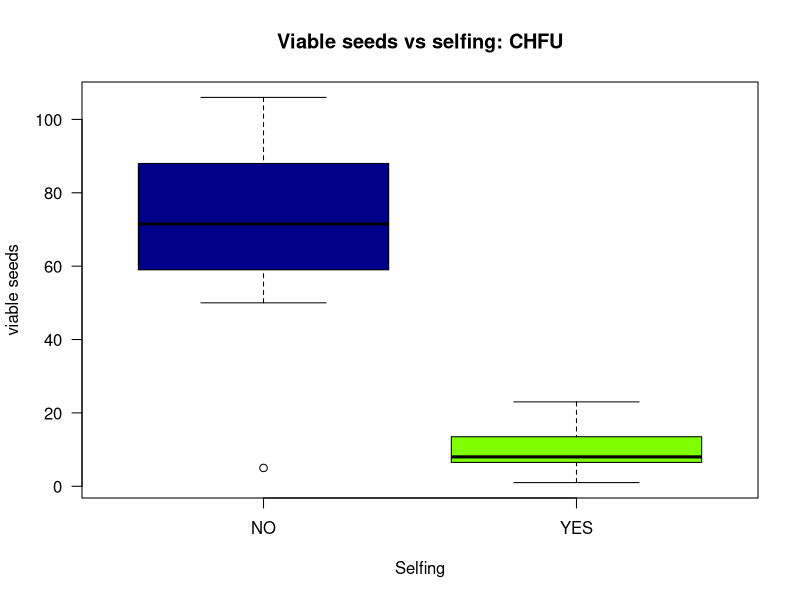
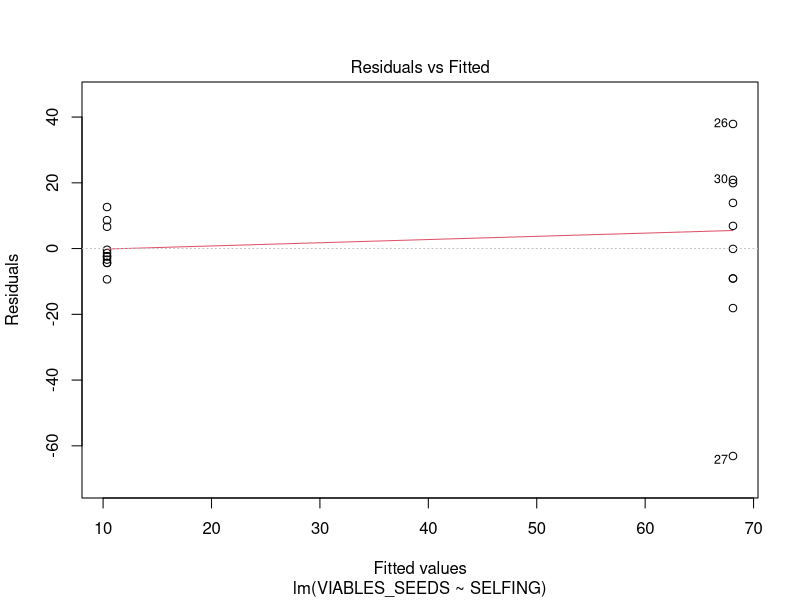
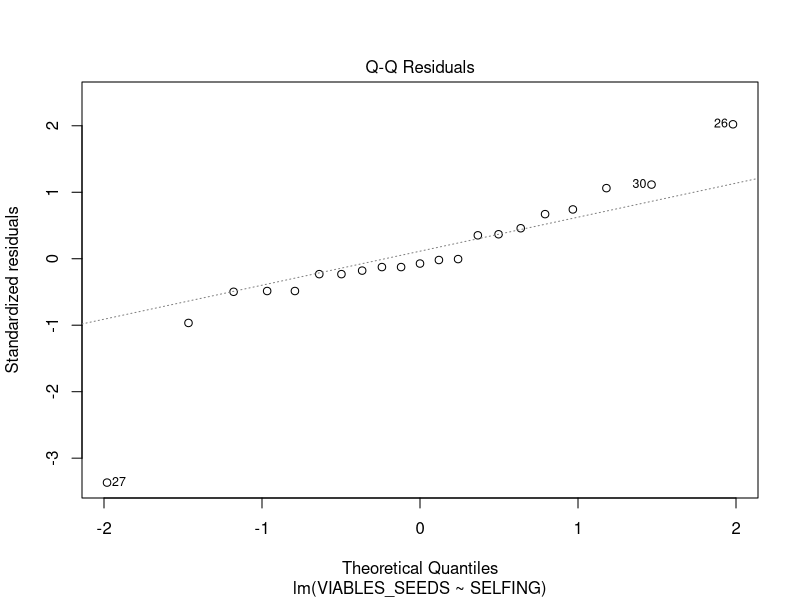
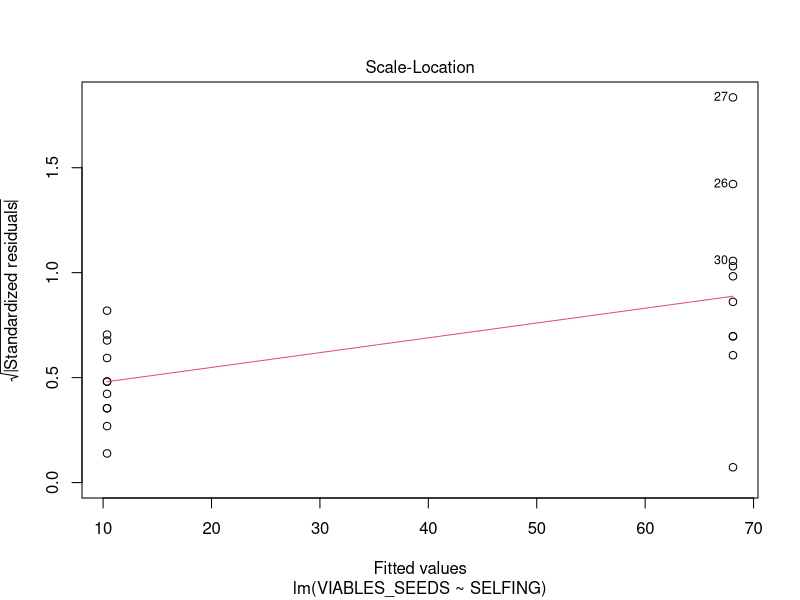
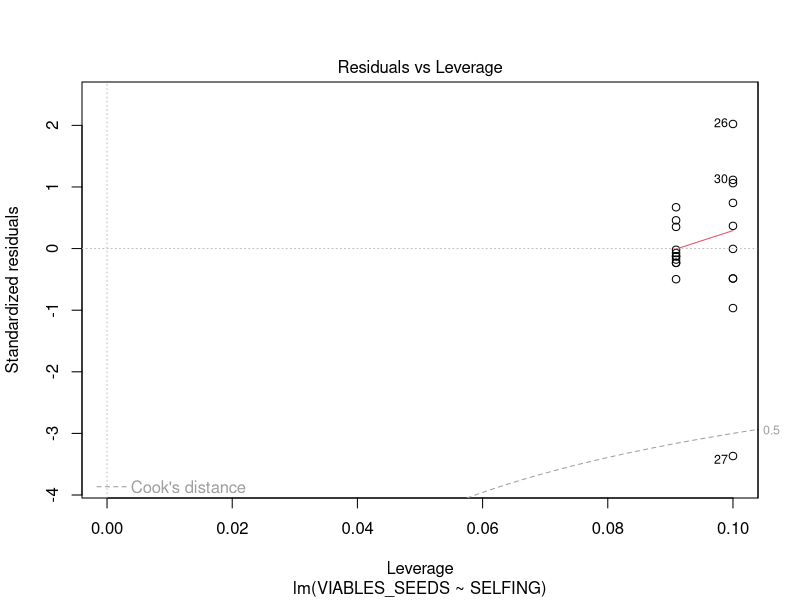
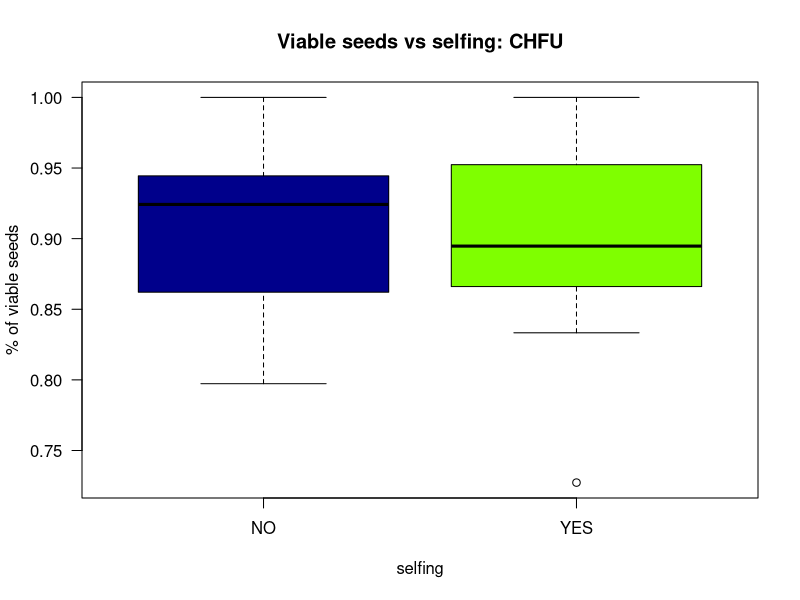
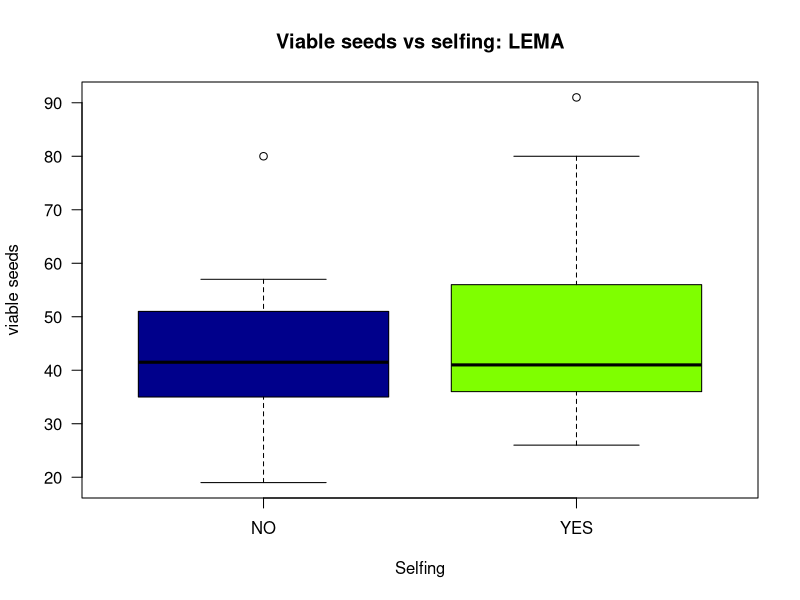
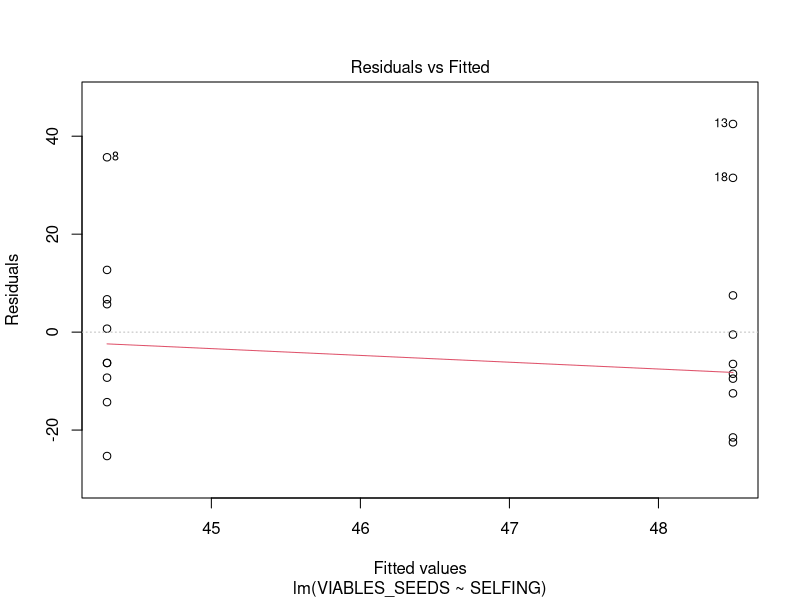

Reproduce these figures in R, in order.
# seed set --> selfing 

#load libraries:
library(tidyverse)

#load data
SF_2019 <- read.table("SF_19.csv", header= T, sep= ";")
head(SF_2019)


#Analysis
#boxplot(SF_2019$VIABLES_SEEDS~ SF_2019$SELFING, xlab= ('selfing'), col= c(123, 456,234), ylab = ('viable seeds'),main = ('Viable seeds vs selfing: LEMA, PUPA Y CHFU'))

#boxplot(SF_2019$VIABLES_SEEDS ~ SF_2019$SELFING, xlab= ('selfing'), col= c(123, 456,234), ylab = ('viable seeds'),main = ('Viable seeds vs selfing: LEMA, PUPA Y CHFU'))
#t.test(SF_2019$VIABLES_SEEDS~SF_2019$SELFING, data= SF_2019)

#aov(VIABLES_SEEDS ~ SELFING, data = SF_2019)
#k <- lm(VIABLES_SEEDS ~ SELFING, data = SF_2019)
#summary(k)
#plot(k)
#I would not test all species at once, and if so, use random factors. 
#I would check model assumptions using plot(k) 
#and looking at the residuals distribution.
#I am ignoring this joint test for now.

#SF_2019$SELFING <- as.factor(SF_2019$SELFING)
#str(SF_2019)
#SF_2019$VIABLES_SEEDS <- as.numeric(SF_2019$VIABLES_SEEDS)
#SF_2019$VIABLES_SEEDS <- as.numeric(SF_2019$VIABLES_SEEDS) #alreadi integer in my dataset, so this is not needed.



#Buscar soluciones, no me sale este barplot
#PLANT<-factor(SF_2019$PLANT, levels = c ("CHFU","LEMA"))
#barplot(table(SF_2019$VIABLES_SEEDS, PLANT), beside = T, legend.text = T, col= c(123, 345))
#IB: Con los datos me lo miro. 


#chfu----
SF_CHFU <- subset(SF_2019, PLANT== 'CHFU')
boxplot(SF_CHFU$VIABLES_SEEDS~SF_CHFU$SELFING, xlab= ('Selfing'), 
        ylab = ('viable seeds'), main = ('Viable seeds vs selfing: CHFU'),
        col=c("blue4", "chartreuse"), las = 1)
m <- lm(VIABLES_SEEDS ~ SELFING, data = SF_CHFU)
summary(m)
plot(m) #check residuals. The model is not perfect, but is good enough. 
#aov(VIABLES_SEEDS ~ SELFING, data = SF_CHFU) #I wuold report in text the summary results only.

#alternative analysis
SF_CHFU$TOTAL_SEEDS <- as.numeric(as.character(SF_CHFU$TOTAL_SEEDS))
boxplot((SF_CHFU$VIABLES_SEEDS/SF_CHFU$TOTAL_SEEDS)~SF_CHFU$SELFING, 
        xlab= ('selfing'), ylab = ('% of viable seeds'), 
        main = ('Viable seeds vs selfing: CHFU'), 
        las = 1, col=c("blue4", "chartreuse"))
n3 <- glm(cbind(SF_CHFU$VIABLES_SEEDS,SF_CHFU$NO_VIABLES_SEEDS) ~ SF_CHFU$SELFING, 
          family = "binomial") #no funciona ; IB a mi sí.
summary(n3)


#LEMA ----
SF_LEMA <- subset(SF_2019, PLANT== 'LEMA')
boxplot(SF_LEMA$VIABLES_SEEDS~SF_LEMA$SELFING, xlab= ('Selfing'), 
        ylab = ('viable seeds'), 
        main = ('Viable seeds vs selfing: LEMA'),
        col=c("blue4", "chartreuse"), las = 1)
n <- lm(VIABLES_SEEDS ~ SELFING, data = SF_LEMA)
summary(n)
plot(n) #this is completely fine.
#aov(VIABLES_SEEDS ~ SELFING, data = SF_LEMA)

#alternative analysis
SF_LEMA$TOTAL_SEEDS <- as.numeric(as.character(SF_LEMA$TOTAL_SEEDS))
boxplot((SF_LEMA$VIABLES_SEEDS/SF_LEMA$TOTAL_SEEDS)~SF_LEMA$SELFING, 
        xlab= ('Selfing'), ylab = ('% of viable seeds'), 
        main = ('Viable seeds vs selfing: LEMA'), las = 1, 
        col=c("blue4", "chartreuse"))
n1 <- glm(cbind(SF_LEMA$VIABLES_SEEDS,SF_LEMA$NO_VIABLES_SEEDS) ~ SF_LEMA$SELFING, family = "binomial")
summary(n1)


#SURPRISE, selfing has more viable seeds! This is super cool, because it match our results showing coleopterans damaging seed development.
#we do not use plot here, because the family is not gaussian. binomial is very robust to model assumptions, but if you want, you can test it with packahe dharma.


#pupa ----
SF_PUPA <- subset(SF_2019, PLANT== 'PUPA')
boxplot(SF_PUPA$VIABLES_SEEDS~SF_PUPA$SELFING, xlab= ('Selfing'), 
        ylab = ('viable seeds'), outline= F, las=1, 
        main = ('Viable seeds vs selfing: PUPA'),col=c("blue4", "chartreuse"))
#aov(VIABLES_SEEDS ~ SELFING, data = SF_PUPA)
O <- lm(VIABLES_SEEDS ~ SELFING, data = SF_PUPA)
summary(O)
plot(O)#good model.

#alternative analysis
SF_PUPA$TOTAL_SEEDS <- as.numeric(as.character(SF_PUPA$TOTAL_SEEDS))
boxplot((SF_PUPA$VIABLES_SEEDS/SF_PUPA$TOTAL_SEEDS)~SF_PUPA$SELFING, xlab= ('Selfing'), ylab = ('% of viable seeds'), main = ('Viable seeds vs selfing: PUPA'), las = 1, col=c("blue4", "chartreuse"), outline=F)
n2 <- glm(cbind(SF_PUPA$VIABLES_SEEDS,SF_PUPA$NO_VIABLES_SEEDS) ~ SF_PUPA$SELFING, family = "binomial")
summary(n2)



#según los analisis anteriores se podría decir que a CHFU los polinizadores le producen un mayor fitness 
    #que a LEMA y PUPA, que no dependen tanto de los polinizadores. LEMa tiene altas tasas de autofecundación
#Gran primer resultado!
